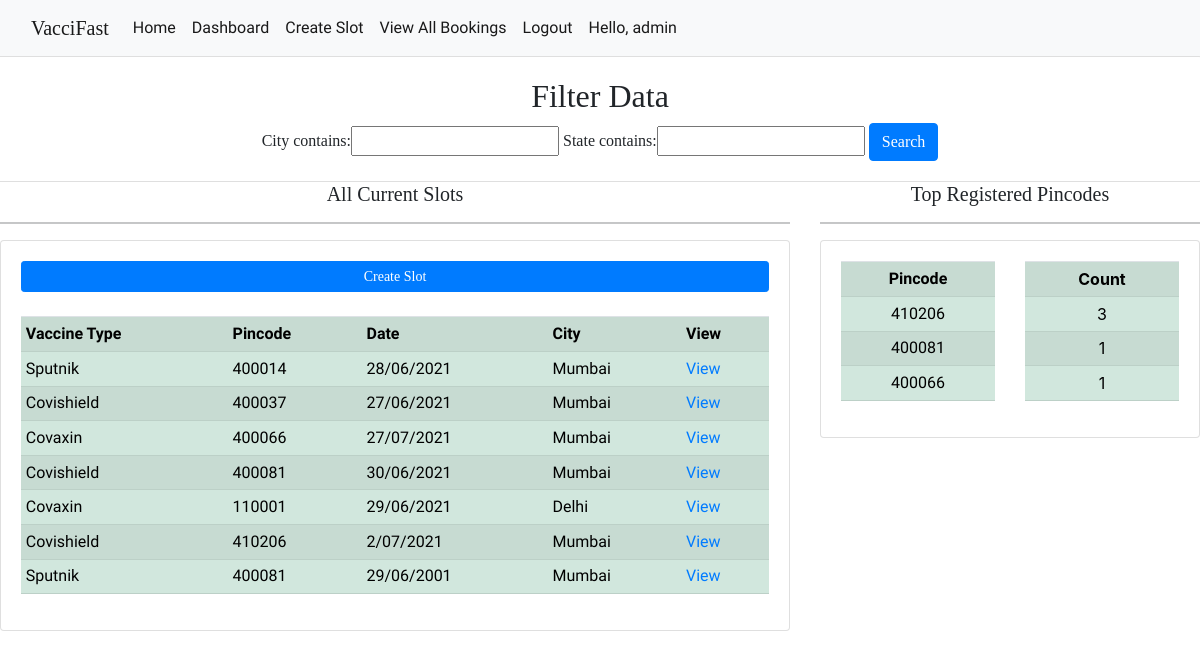
The page /adminViewPincode (signed in) on the database its author committed.
### vacciapp/models.py (models this page shows, shortened)
class Slot(models.Model):
    vtype = models.CharField(max_length=200,null=True)
    date = models.CharField(max_length=200,null=True)
    address = models.CharField(max_length=200,null=True)
    city = models.CharField(max_length=200,null=True)
    state = models.CharField(max_length=200,null=True)
    pincode = models.CharField(max_length=200,null=True)
    addMap = models.CharField(max_length=200,null=True)
    date_created = models.DateTimeField(auto_now_add=True,null=True)
    count = models.IntegerField(null=True)
    status = models.CharField(max_length=200,null=True,choices=STATUS,default="Pending")

### vacciapp/views.py (the view)
# urls.py: path('adminViewPincode',views.adminViewPincode,name='adminViewPincode'),
@login_required(login_url='login')
def adminViewPincode(request ):
    customers = Customer.objects.all()
    myPincodeFilter = PincodeFilter(request.GET,queryset=customers)
    customers = myPincodeFilter.qs
    pincodes = customers.values('pincode')
    pins = []
    count = []
    pincd = []
    for i in pincodes:
        pins.append(i.get('pincode'))
    done = []
    pin_dict = dict()
    for j in pins:
        if j in done:
            continue
        else:
            occ = pins.count(j)
            pin_dict[f'{j}'] = occ
    pin_sort = sorted(pin_dict.items(),key=lambda x: x[1], reverse=True)
    pincd = []
    count = []
    for k in pin_sort:
        pincd.append(k[0])
        count.append(k[1])
    slots = Slot.objects.all().order_by('-date_created')
    mySlotFilter = SlotFilter(request.GET,queryset=slots)
    slots = mySlotFilter.qs
    context = {
        'customers' : customers,
        'pincd' : pincd,
        'count' : count,
        'slots' : slots,
        'mySlotFilter' : mySlotFilter,
        'myPincodeFilter' : myPincodeFilter,
    }
    return render(request,'vacciapp/adminViewPincode.html',context)

### templates/vacciapp/adminViewPincode.html
{% extends 'base.html' %}
{% block body %}
<div class="row">
<center>
 <div class="card card-body" style="font-family: 'Vollkorn', serif;">
 <h2>Filter Data</h2>
            <form method="get">
            {{myPincodeFilter.form}}
            <button class="btn btn-primary" type="submit">Search</button>
            </form>
</div>
    </center>
    <div class="col-md-8">
    <center><h5 style="font-family: 'Vollkorn', serif;" >All Current Slots</h5></center>
        <hr>
        <div class="card card-body">
            <a class="btn btn-primary btn-sm btn-block" href="{% url 'adminCreateSlot' %}" style="font-family: 'Vollkorn', serif;">Create Slot</a>
            <br>
            <table class="table table-sm table-success table-striped" style="font-family: 'Domine', serif;" >
                <tr>
                    <th>Vaccine Type</th>
                    <th>Pincode</th>
                    <th>Date</th>
                    <th>City</th>
                    <th>View</th>
                </tr>
                {% for slot in slots %}
                <tr>
                <td>{{slot.vtype}}</td>
                <td>{{slot.pincode}}</td>
                <td>{{slot.date}}</td>
               <td>{{slot.city}}</td>
                <td><a href="{% url 'selectSlot' slot.id %}">View</a></td>
                </tr>
                {% endfor %}
            </table>
        </div>
    </div>
    <div class="col-md-4">
    <center><h5 style="font-family: 'Vollkorn', serif;" >Top Registered Pincodes</h5></center>
        <hr>
        <div class="card card-body">
            <div class='row'>
            <div class="col-md-6">
            <table class="table table-sm md-6 table-success table-striped" style="font-family: 'Domine', serif;">
                <tr>
                    <th><center>Pincode</center></th>
                </tr>
                {% for p in pincd %}
                <tr>
                <td><center>{{p}}</center></td>
                </tr>
                {% endfor %}
            </table>
            </div>
            <div class="col-md-6">
            <table class="table table-sm md-6 table-success table-striped">
                <tr>
                      <th><center>Count</center></th>
                </tr>
                {% for c in count %}
                <tr>
                <td><center>{{c}}</center></td>
                </tr>
                {% endfor %}
            </table>
             </div>
            </div>
        </div>
    </div>
</div>
{% endblock body %}

### templates/base.html (shortened to what this page needs)
{% load static %}
<!doctype html>
<html lang="en">
  <head>
    <link href="https://cdn.jsdelivr.net/npm/bootstrap@5.0.1/dist/css/bootstrap.min.css" rel="stylesheet">
<link rel="stylesheet" href="https://stackpath.bootstrapcdn.com/font-awesome/4.7.0/css/font-awesome.min.css">
<link rel="stylesheet" href="https://stackpath.bootstrapcdn.com/bootstrap/4.1.0/css/bootstrap.min.css">
  </head>
  <body>
  <nav class="navbar navbar-expand-lg navbar-light bg-light">
  <div class="container-fluid">
    <a class="navbar-brand" href="#" style="font-family: 'Playfair Display', serif;">VacciFast</a>
    <div class="collapse navbar-collapse" id="navbarSupportedContent">
      <ul class="navbar-nav me-auto mb-2 mb-lg-0" style="font-family: 'Domine', serif;">
        <li class="nav-item">
          <a class="nav-link active" aria-current="page" href="/">Home</a>
        </li>
        {% if request.user.is_authenticated %}
        {% if request.user.is_staff %}
        <li class="nav-item">
          <a class="nav-link active" aria-current="page" href="/adminViewPincode">Dashboard</a>
        </li>
        <li class="nav-item">
          <a class="nav-link active" aria-current="page" href="/adminCreateSlot">Create Slot</a>
        </li>
        <li class="nav-item">
          <a class="nav-link active" aria-current="page" href="/adminCompletedSlot">View All Bookings</a>
        </li>
        <li class="nav-item">
          <a class="nav-link active" aria-current="page" href="/logout">Logout</a>
        </li>
        {% endif %}
       {% else %}
        <li class="nav-item">
          <a class="nav-link active" aria-current="page" href="/login">Login</a>
        </li>
        {% endif %}
        {% if request.user.is_authenticated %}
        <li class="nav-item">
          <a class="nav-link active" aria-current="page" >Hello, {{request.user}}</a>
        </li>
        {% endif %}
      </ul>
    </div>
  </div>
</nav>
    {% block body %}
    {% endblock body %}
  </body>
</html>

### rows shown on the page
Slot: vtype "Sputnik", pincode "400014", date "28/06/2021", city "Mumbai"
Slot: vtype "Covishield", pincode "400037", date "27/06/2021", city "Mumbai"
Slot: vtype "Covaxin", pincode "400066", date "27/07/2021", city "Mumbai"
Slot: vtype "Covishield", pincode "400081", date "30/06/2021", city "Mumbai"
Slot: vtype "Covaxin", pincode "110001", date "29/06/2021", city "Delhi"
Slot: vtype "Covishield", pincode "410206", date "2/07/2021", city "Mumbai"
Slot: vtype "Sputnik", pincode "400081", date "29/06/2001", city "Mumbai"

### other values the page prints
{{ request.user }} "admin"
{{ p }} "410206" "400081" "400066"
{{ c }} "3" "1" "1"
